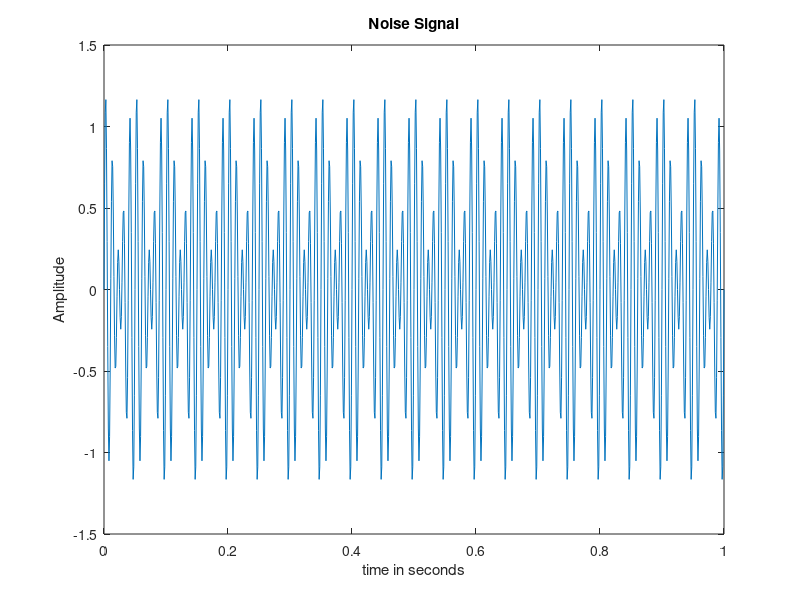
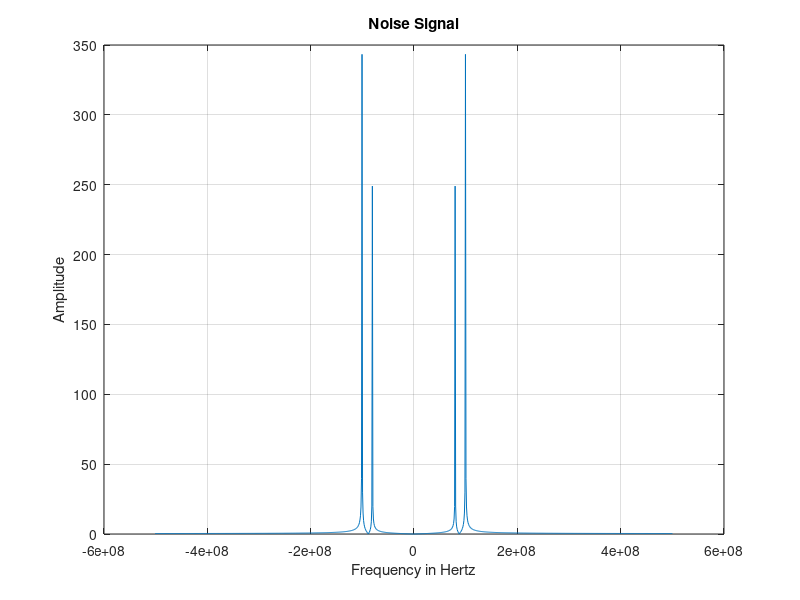

These figures' MATLAB source, in order:
t = 0:0.001:1;
f1 = 80;
A1 = 0.5;
y1 = A1*sin(2*pi*f1*t);
f2 = 100;
A2 = 0.7;
y2 = A2*sin(2*pi*f2*t);
y = y1+y2;
plot(t,y)
xlabel('time in seconds');
ylabel('Amplitude');
title('Noise Signal');

figure

n=length(y);
yfft=fft(y,n);
x=(-n/2:n/2-1)*(1000*n);
yshift=fftshift(yfft);
plot(x,abs(yshift));
xlabel('Frequency in Hertz');
ylabel('Amplitude');
title('Noise Signal');
grid on